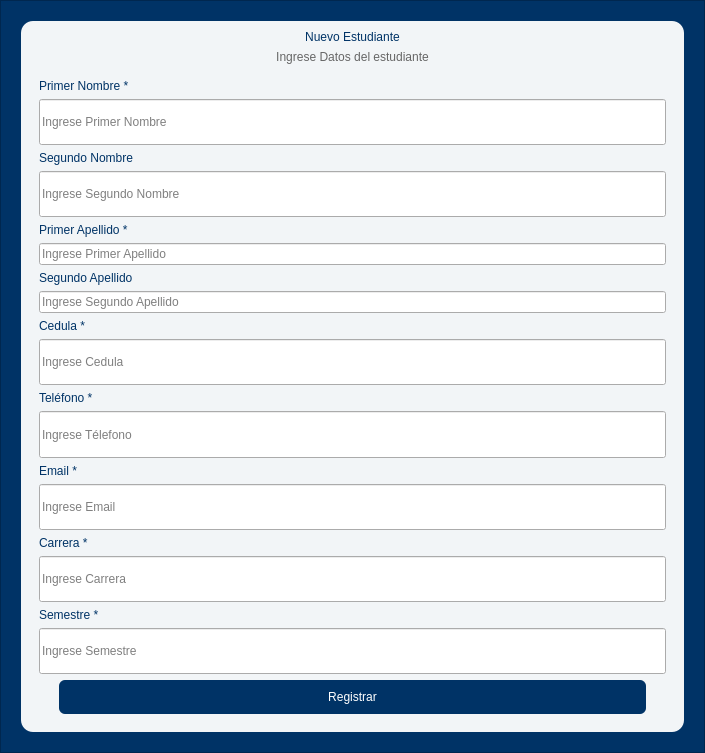
<?xml version="1.0" encoding="UTF-8"?>
<ui version="4.0">
 <class>Dialog</class>
 <widget class="QDialog" name="Dialog">
  <property name="geometry">
   <rect>
    <x>0</x>
    <y>0</y>
    <width>705</width>
    <height>753</height>
   </rect>
  </property>
  <property name="windowTitle">
   <string>Dialog</string>
  </property>
  <property name="sizeGripEnabled">
   <bool>false</bool>
  </property>
  <property name="modal">
   <bool>true</bool>
  </property>
  <layout class="QVBoxLayout" name="verticalLayout_3">
   <property name="spacing">
    <number>0</number>
   </property>
   <property name="leftMargin">
    <number>0</number>
   </property>
   <property name="topMargin">
    <number>0</number>
   </property>
   <property name="rightMargin">
    <number>0</number>
   </property>
   <property name="bottomMargin">
    <number>0</number>
   </property>
   <item>
    <widget class="QFrame" name="frame">
     <property name="styleSheet">
      <string notr="true">QFrame{
	background-color: rgb(0, 51, 102);
}</string>
     </property>
     <property name="frameShape">
      <enum>QFrame::Shape::StyledPanel</enum>
     </property>
     <property name="frameShadow">
      <enum>QFrame::Shadow::Raised</enum>
     </property>
     <layout class="QGridLayout" name="gridLayout">
      <property name="leftMargin">
       <number>20</number>
      </property>
      <property name="topMargin">
       <number>20</number>
      </property>
      <property name="rightMargin">
       <number>20</number>
      </property>
      <property name="bottomMargin">
       <number>20</number>
      </property>
      <property name="spacing">
       <number>0</number>
      </property>
      <item row="0" column="0">
       <widget class="QFrame" name="frame_2">
        <property name="styleSheet">
         <string notr="true">QFrame{
background:rgba(255, 255, 255, 0.95);
border-radius: 12px;
width: 100%;


            
}

QLabel{
	color: rgb(0, 51, 102);
	background-color: transparent;
	font: 14pt &quot;Segoe UI&quot;;
}</string>
        </property>
        <property name="frameShape">
         <enum>QFrame::Shape::StyledPanel</enum>
        </property>
        <property name="frameShadow">
         <enum>QFrame::Shadow::Raised</enum>
        </property>
        <layout class="QVBoxLayout" name="verticalLayout_13">
         <item>
          <layout class="QVBoxLayout" name="verticalLayout_4">
           <item>
            <widget class="QLabel" name="label">
             <property name="styleSheet">
              <string notr="true">font: 600 20pt &quot;Segoe UI&quot;;
padding:0px 0px;</string>
             </property>
             <property name="text">
              <string>Nuevo Estudiante</string>
             </property>
             <property name="alignment">
              <set>Qt::AlignmentFlag::AlignCenter</set>
             </property>
             <property name="margin">
              <number>0</number>
             </property>
            </widget>
           </item>
           <item>
            <widget class="QLabel" name="label_2">
             <property name="styleSheet">
              <string notr="true">QLabel{
	
	font: 12pt &quot;Segoe UI&quot;;
	color: rgb(102, 102, 102);
	
}</string>
             </property>
             <property name="text">
              <string>Ingrese Datos del estudiante</string>
             </property>
             <property name="alignment">
              <set>Qt::AlignmentFlag::AlignCenter</set>
             </property>
             <property name="wordWrap">
              <bool>true</bool>
             </property>
            </widget>
           </item>
          </layout>
         </item>
         <item>
          <widget class="QFrame" name="frame_3">
           <property name="styleSheet">
            <string notr="true">QFrame{
background:transparent;
}
QPushButton{
	background-color: rgb(0, 51, 102);
	border: none;
    border-radius: 6px;
	font: 400 14pt &quot;Segoe UI&quot;;
	color: rgb(255, 255, 255);
 }
QLineEdit{

border-color:	color: rgb(0, 0, 0);
border-radius: 6px;
}
</string>
           </property>
           <property name="frameShape">
            <enum>QFrame::Shape::StyledPanel</enum>
           </property>
           <property name="frameShadow">
            <enum>QFrame::Shadow::Raised</enum>
           </property>
           <layout class="QVBoxLayout" name="verticalLayout_12">
            <item>
             <layout class="QVBoxLayout" name="verticalLayout">
              <item>
               <widget class="QLabel" name="primernombre_label">
                <property name="text">
                 <string>Primer Nombre *</string>
                </property>
               </widget>
              </item>
              <item>
               <widget class="QLineEdit" name="primernombre_input">
                <property name="enabled">
                 <bool>true</bool>
                </property>
                <property name="sizePolicy">
                 <sizepolicy hsizetype="Expanding" vsizetype="Expanding">
                  <horstretch>0</horstretch>
                  <verstretch>0</verstretch>
                 </sizepolicy>
                </property>
                <property name="echoMode">
                 <enum>QLineEdit::EchoMode::Normal</enum>
                </property>
                <property name="readOnly">
                 <bool>false</bool>
                </property>
                <property name="placeholderText">
                 <string>Ingrese Primer Nombre</string>
                </property>
               </widget>
              </item>
             </layout>
            </item>
            <item>
             <layout class="QVBoxLayout" name="verticalLayout_2">
              <item>
               <widget class="QLabel" name="segundonombre_label">
                <property name="text">
                 <string>Segundo Nombre</string>
                </property>
               </widget>
              </item>
              <item>
               <widget class="QLineEdit" name="segundonombre_input">
                <property name="enabled">
                 <bool>true</bool>
                </property>
                <property name="sizePolicy">
                 <sizepolicy hsizetype="Expanding" vsizetype="Expanding">
                  <horstretch>0</horstretch>
                  <verstretch>0</verstretch>
                 </sizepolicy>
                </property>
                <property name="echoMode">
                 <enum>QLineEdit::EchoMode::Normal</enum>
                </property>
                <property name="readOnly">
                 <bool>false</bool>
                </property>
                <property name="placeholderText">
                 <string>Ingrese Segundo Nombre</string>
                </property>
               </widget>
              </item>
             </layout>
            </item>
            <item>
             <layout class="QVBoxLayout" name="verticalLayout_6">
              <item>
               <layout class="QVBoxLayout" name="verticalLayout_5">
                <item>
                 <widget class="QLabel" name="primerapellido_label">
                  <property name="text">
                   <string>Primer Apellido *</string>
                  </property>
                 </widget>
                </item>
                <item>
                 <widget class="QLineEdit" name="primerapellido_input">
                  <property name="enabled">
                   <bool>true</bool>
                  </property>
                  <property name="sizePolicy">
                   <sizepolicy hsizetype="Expanding" vsizetype="Expanding">
                    <horstretch>0</horstretch>
                    <verstretch>0</verstretch>
                   </sizepolicy>
                  </property>
                  <property name="echoMode">
                   <enum>QLineEdit::EchoMode::Normal</enum>
                  </property>
                  <property name="readOnly">
                   <bool>false</bool>
                  </property>
                  <property name="placeholderText">
                   <string>Ingrese Primer Apellido</string>
                  </property>
                 </widget>
                </item>
               </layout>
              </item>
              <item>
               <widget class="QLabel" name="segundoapellido_label">
                <property name="text">
                 <string>Segundo Apellido</string>
                </property>
               </widget>
              </item>
              <item>
               <widget class="QLineEdit" name="segundoapellido_input">
                <property name="enabled">
                 <bool>true</bool>
                </property>
                <property name="sizePolicy">
                 <sizepolicy hsizetype="Expanding" vsizetype="Expanding">
                  <horstretch>0</horstretch>
                  <verstretch>0</verstretch>
                 </sizepolicy>
                </property>
                <property name="echoMode">
                 <enum>QLineEdit::EchoMode::Normal</enum>
                </property>
                <property name="readOnly">
                 <bool>false</bool>
                </property>
                <property name="placeholderText">
                 <string>Ingrese Segundo Apellido</string>
                </property>
               </widget>
              </item>
             </layout>
            </item>
            <item>
             <layout class="QVBoxLayout" name="verticalLayout_7">
              <item>
               <widget class="QLabel" name="cedula_label">
                <property name="text">
                 <string>Cedula *</string>
                </property>
               </widget>
              </item>
              <item>
               <widget class="QLineEdit" name="cedula_input">
                <property name="enabled">
                 <bool>true</bool>
                </property>
                <property name="sizePolicy">
                 <sizepolicy hsizetype="Expanding" vsizetype="Expanding">
                  <horstretch>0</horstretch>
                  <verstretch>0</verstretch>
                 </sizepolicy>
                </property>
                <property name="echoMode">
                 <enum>QLineEdit::EchoMode::Normal</enum>
                </property>
                <property name="readOnly">
                 <bool>false</bool>
                </property>
                <property name="placeholderText">
                 <string>Ingrese Cedula</string>
                </property>
               </widget>
              </item>
             </layout>
            </item>
            <item>
             <layout class="QVBoxLayout" name="verticalLayout_8">
              <item>
               <widget class="QLabel" name="telefono_label">
                <property name="text">
                 <string>Teléfono *</string>
                </property>
               </widget>
              </item>
              <item>
               <widget class="QLineEdit" name="telefono_input">
                <property name="enabled">
                 <bool>true</bool>
                </property>
                <property name="sizePolicy">
                 <sizepolicy hsizetype="Expanding" vsizetype="Expanding">
                  <horstretch>0</horstretch>
                  <verstretch>0</verstretch>
                 </sizepolicy>
                </property>
                <property name="echoMode">
                 <enum>QLineEdit::EchoMode::Normal</enum>
                </property>
                <property name="readOnly">
                 <bool>false</bool>
                </property>
                <property name="placeholderText">
                 <string>Ingrese Télefono</string>
                </property>
               </widget>
              </item>
             </layout>
            </item>
            <item>
             <layout class="QVBoxLayout" name="verticalLayout_9">
              <item>
               <widget class="QLabel" name="email_label">
                <property name="text">
                 <string>Email *</string>
                </property>
               </widget>
              </item>
              <item>
               <widget class="QLineEdit" name="email_input">
                <property name="enabled">
                 <bool>true</bool>
                </property>
                <property name="sizePolicy">
                 <sizepolicy hsizetype="Expanding" vsizetype="Expanding">
                  <horstretch>0</horstretch>
                  <verstretch>0</verstretch>
                 </sizepolicy>
                </property>
                <property name="echoMode">
                 <enum>QLineEdit::EchoMode::Normal</enum>
                </property>
                <property name="readOnly">
                 <bool>false</bool>
                </property>
                <property name="placeholderText">
                 <string>Ingrese Email</string>
                </property>
               </widget>
              </item>
             </layout>
            </item>
            <item>
             <layout class="QVBoxLayout" name="verticalLayout_10">
              <item>
               <widget class="QLabel" name="carrera_label">
                <property name="text">
                 <string>Carrera *</string>
                </property>
               </widget>
              </item>
              <item>
               <widget class="QLineEdit" name="carrera_input">
                <property name="enabled">
                 <bool>true</bool>
                </property>
                <property name="sizePolicy">
                 <sizepolicy hsizetype="Expanding" vsizetype="Expanding">
                  <horstretch>0</horstretch>
                  <verstretch>0</verstretch>
                 </sizepolicy>
                </property>
                <property name="echoMode">
                 <enum>QLineEdit::EchoMode::Normal</enum>
                </property>
                <property name="readOnly">
                 <bool>false</bool>
                </property>
                <property name="placeholderText">
                 <string>Ingrese Carrera</string>
                </property>
               </widget>
              </item>
             </layout>
            </item>
            <item>
             <layout class="QVBoxLayout" name="verticalLayout_11">
              <item>
               <widget class="QLabel" name="semestre_label">
                <property name="text">
                 <string>Semestre *</string>
                </property>
               </widget>
              </item>
              <item>
               <widget class="QLineEdit" name="semestre_input">
                <property name="enabled">
                 <bool>true</bool>
                </property>
                <property name="sizePolicy">
                 <sizepolicy hsizetype="Expanding" vsizetype="Expanding">
                  <horstretch>0</horstretch>
                  <verstretch>0</verstretch>
                 </sizepolicy>
                </property>
                <property name="text">
                 <string/>
                </property>
                <property name="echoMode">
                 <enum>QLineEdit::EchoMode::Normal</enum>
                </property>
                <property name="readOnly">
                 <bool>false</bool>
                </property>
                <property name="placeholderText">
                 <string>Ingrese Semestre</string>
                </property>
               </widget>
              </item>
             </layout>
            </item>
            <item>
             <widget class="QPushButton" name="RegistrarButton">
              <property name="cursor">
               <cursorShape>PointingHandCursor</cursorShape>
              </property>
              <property name="styleSheet">
               <string notr="true">margin-left:20px;
margin-right:20px;
padding: 10px;</string>
              </property>
              <property name="text">
               <string>Registrar</string>
              </property>
             </widget>
            </item>
           </layout>
          </widget>
         </item>
        </layout>
       </widget>
      </item>
     </layout>
    </widget>
   </item>
  </layout>
 </widget>
 <resources/>
 <connections/>
</ui>
